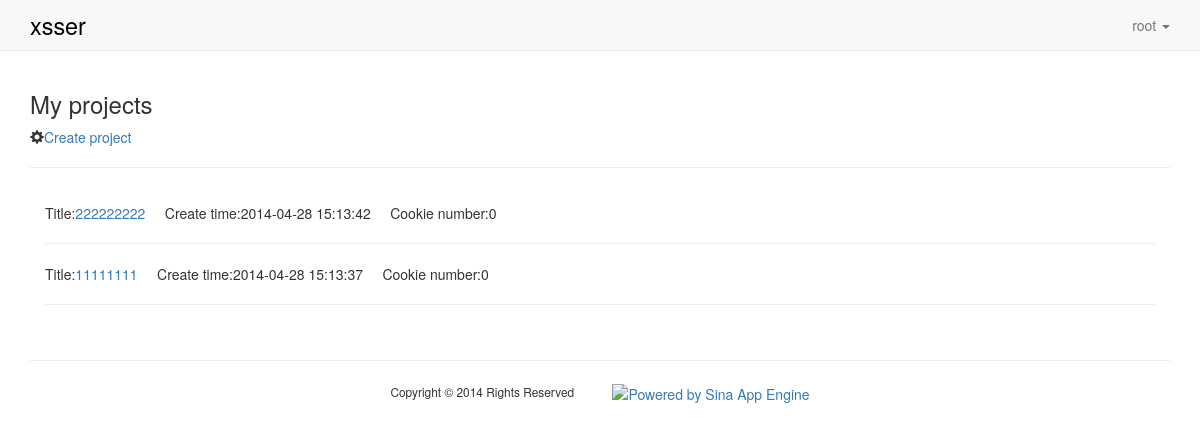
Before: / (signed in) with the older database file.
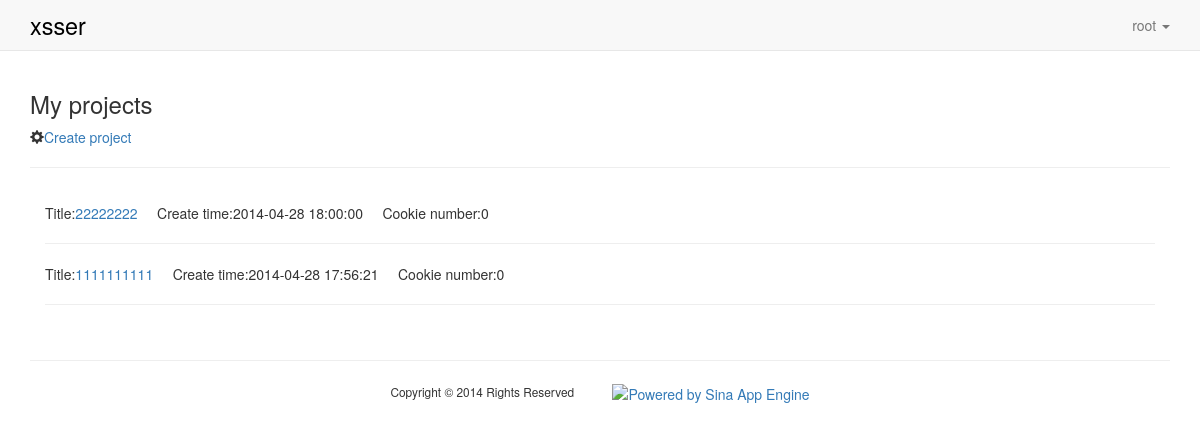
After: the same page with the newer database file.
### core/models.py (models this page shows, shortened)
class XssProject(models.Model):
    user = models.ForeignKey(User)
    title = models.CharField(max_length=30)
    records = models.ManyToManyField(Record, blank=True, null=True)
    create_time = models.DateTimeField(auto_now_add=True)

### core/views.py (the view)
# urls.py: url(r'^$', 'core.views.my_projects', name="index"),
@login_required(login_url="/login/")
def my_projects(request):
    p = XssProject.objects.filter(user=request.user)
    return render(request, "core/my_project.html", {"projects": p})

### templates/core/my_project.html (shortened to what this page needs)
{% extends "base.html" %}
{% block body %}
{% include "_nav_bar.html" %}
<div class="container">
    <div class="my_project">
        <h3>My projects</h3>
        <span class="glyphicon glyphicon-cog"></span><a href="/create_project/">Create project</a>
        <hr/>
        <div class="panel-body">
            {% if not projects %}
                <p>No projects, you can <a href="/create_project/">create a project.</a></p>
            {% else %}
                {% for project in projects reversed %}
                    <div class="project">
                        <p>Title:<a href="/project/?id={{ project.id }}">{{ project.title }}</a>&nbsp;&nbsp;&nbsp;&nbsp;
                        Create time:{{ project.create_time|date:"Y-m-d H:i:s" }}&nbsp;&nbsp;&nbsp;&nbsp;
                        Cookie number:{{ project.record.all|length }}</p>
                        <hr/>
                    </div>
                {% endfor %}
            {% endif %}
        </div>
    </div>
</div>
{% endblock %}

Changed rows visible on the page:
changed XssProject (number 1 of 2 on the later page): title "222222222" → "22222222"; create_time "2014-04-28 15:13:42" → "2014-04-28 18:00:00"
changed XssProject (number 2 of 2 on the later page): title "11111111" → "1111111111"; create_time "2014-04-28 15:13:37" → "2014-04-28 17:56:21"
